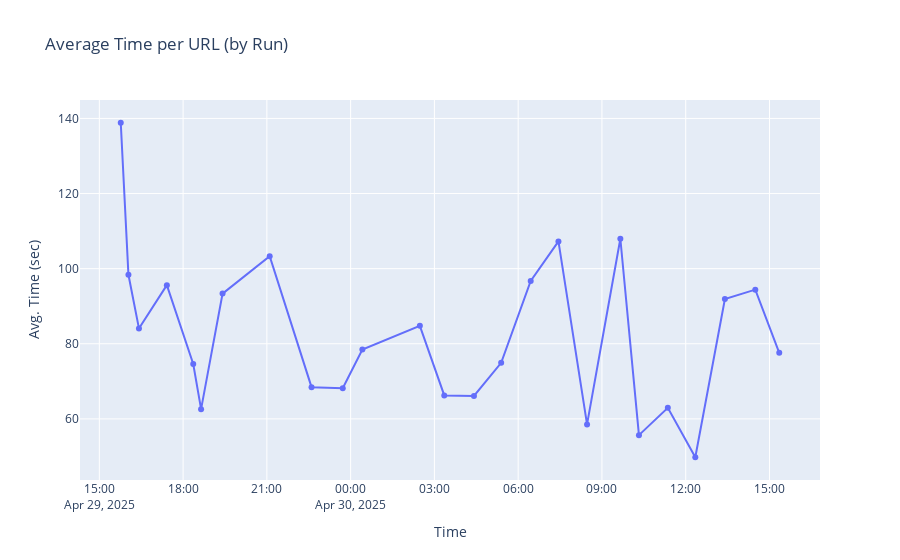

Notebook code for this chart:
### Code cell
fig = px.line(
    log_df,
    x="timestamp",
    y="avg_time_sec",
    markers=True,
    title="Average Time per URL (by Run)",
    labels={"timestamp": "Time", "avg_time_sec": "Avg. Time (sec)"}
)
fig.update_layout(hovermode="x unified")
fig.show()

### Figure 1 — Plotly figure (JSON) as saved in the notebook; plotly's stock layout.template omitted (floating-point values rounded to 4 significant figures)
{"data": [{"hovertemplate": "Time=%{x}<br>Avg. Time (sec)=%{y}<extra></extra>", "legendgroup": "", "line": {"color": "#636efa", "dash": "solid"}, "marker": {"symbol": "circle"}, "mode": "lines+markers", "name": "", "orientation": "v", "showlegend": false, "type": "scatter", "x": ["2025-04-29T15:46:02.000000000", "2025-04-29T16:02:34.000000000", "2025-04-29T16:25:07.000000000", "2025-04-29T17:25:05.000000000", "2025-04-29T18:21:48.000000000", "2025-04-29T18:38:40.000000000", "2025-04-29T19:24:49.000000000", "2025-04-29T21:06:04.000000000", "2025-04-29T22:36:01.000000000", "2025-04-29T23:43:04.000000000", "2025-04-30T00:25:13.000000000", "2025-04-30T02:28:44.000000000", "2025-04-30T03:21:14.000000000", "2025-04-30T04:25:00.000000000", "2025-04-30T05:23:28.000000000", "2025-04-30T06:26:57.000000000", "2025-04-30T07:26:33.000000000", "2025-04-30T08:28:01.000000000", "2025-04-30T09:39:33.000000000", "2025-04-30T10:19:32.000000000", "2025-04-30T11:21:35.000000000", "2025-04-30T12:20:36.000000000", "2025-04-30T13:24:13.000000000", "2025-04-30T14:29:34.000000000", "2025-04-30T15:21:00.000000000"], "xaxis": "x", "y": [138.8, 98.37, 84.09, 95.61, 74.61, 62.59, 93.36, 103.3, 68.45, 68.16, 78.45, 84.77, 66.26, 66.12, 74.94, 96.72, 107.2, 58.54, 108.0, 55.68, 62.97, 49.79, 91.93, 94.41, 77.6], "yaxis": "y"}], "layout": {"hovermode": "x unified", "legend": {"tracegroupgap": 0}, "title": {"text": "Average Time per URL (by Run)"}, "xaxis": {"anchor": "y", "domain": [0, 1], "title": {"text": "Time"}}, "yaxis": {"anchor": "x", "domain": [0, 1], "title": {"text": "Avg. Time (sec)"}}}}
